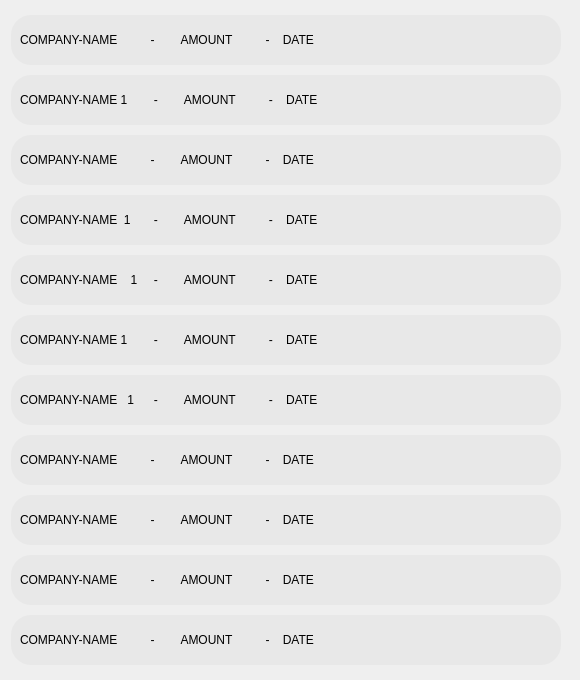
           <widget class="QWidget" name="scrollAreaWidgetContents_4">
            <property name="geometry">
             <rect>
              <x>0</x>
              <y>0</y>
              <width>580</width>
              <height>680</height>
             </rect>
            </property>
            <layout class="QVBoxLayout" name="verticalLayout">
             <item>
              <widget class="QFrame" name="frame_20">
               <property name="minimumSize">
                <size>
                 <width>550</width>
                 <height>50</height>
                </size>
               </property>
               <property name="maximumSize">
                <size>
                 <width>550</width>
                 <height>50</height>
                </size>
               </property>
               <property name="styleSheet">
                <string notr="true">background-color: rgb(232, 232, 232);
border-radius : 20px;
</string>
               </property>
               <property name="frameShape">
                <enum>QFrame::StyledPanel</enum>
               </property>
               <property name="frameShadow">
                <enum>QFrame::Raised</enum>
               </property>
               <layout class="QVBoxLayout" name="verticalLayout_2">
                <item>
                 <widget class="QLabel" name="label_21">
                  <property name="text">
                   <string>COMPANY-NAME          -        AMOUNT          -    DATE</string>
                  </property>
                 </widget>
                </item>
               </layout>
              </widget>
             </item>
             <item>
              <widget class="QFrame" name="frame_21">
               <property name="minimumSize">
                <size>
                 <width>550</width>
                 <height>50</height>
                </size>
               </property>
               <property name="maximumSize">
                <size>
                 <width>550</width>
                 <height>50</height>
                </size>
               </property>
               <property name="styleSheet">
                <string notr="true">background-color: rgb(232, 232, 232);
border-radius : 20px;
</string>
               </property>
               <property name="frameShape">
                <enum>QFrame::StyledPanel</enum>
               </property>
               <property name="frameShadow">
                <enum>QFrame::Raised</enum>
               </property>
               <layout class="QVBoxLayout" name="verticalLayout_3">
                <item>
                 <widget class="QLabel" name="label_22">
                  <property name="text">
                   <string>COMPANY-NAME 1        -        AMOUNT          -    DATE</string>
                  </property>
                 </widget>
                </item>
               </layout>
              </widget>
             </item>
             <item>
              <widget class="QFrame" name="frame_28">
               <property name="minimumSize">
                <size>
                 <width>550</width>
                 <height>50</height>
                </size>
               </property>
               <property name="maximumSize">
                <size>
                 <width>550</width>
                 <height>50</height>
                </size>
               </property>
               <property name="styleSheet">
                <string notr="true">background-color: rgb(232, 232, 232);
border-radius : 20px;
</string>
               </property>
               <property name="frameShape">
                <enum>QFrame::StyledPanel</enum>
               </property>
               <property name="frameShadow">
                <enum>QFrame::Raised</enum>
               </property>
               <layout class="QVBoxLayout" name="verticalLayout_11">
                <item>
                 <widget class="QLabel" name="label_30">
                  <property name="text">
                   <string>COMPANY-NAME          -        AMOUNT          -    DATE</string>
                  </property>
                 </widget>
                </item>
               </layout>
              </widget>
             </item>
             <item>
              <widget class="QFrame" name="frame_23">
               <property name="minimumSize">
                <size>
                 <width>550</width>
                 <height>50</height>
                </size>
               </property>
               <property name="maximumSize">
                <size>
                 <width>550</width>
                 <height>50</height>
                </size>
               </property>
               <property name="styleSheet">
                <string notr="true">background-color: rgb(232, 232, 232);
border-radius : 20px;
</string>
               </property>
               <property name="frameShape">
                <enum>QFrame::StyledPanel</enum>
               </property>
               <property name="frameShadow">
                <enum>QFrame::Raised</enum>
               </property>
               <layout class="QVBoxLayout" name="verticalLayout_5">
                <item>
                 <widget class="QLabel" name="label_24">
                  <property name="text">
                   <string>COMPANY-NAME  1       -        AMOUNT          -    DATE</string>
                  </property>
                 </widget>
                </item>
               </layout>
              </widget>
             </item>
             <item>
              <widget class="QFrame" name="frame_22">
               <property name="minimumSize">
                <size>
                 <width>550</width>
                 <height>50</height>
                </size>
               </property>
               <property name="maximumSize">
                <size>
                 <width>550</width>
                 <height>50</height>
                </size>
               </property>
               <property name="styleSheet">
                <string notr="true">background-color: rgb(232, 232, 232);
border-radius : 20px;
</string>
               </property>
               <property name="frameShape">
                <enum>QFrame::StyledPanel</enum>
               </property>
               <property name="frameShadow">
                <enum>QFrame::Raised</enum>
               </property>
               <layout class="QVBoxLayout" name="verticalLayout_4">
                <item>
                 <widget class="QLabel" name="label_23">
                  <property name="text">
                   <string>COMPANY-NAME    1     -        AMOUNT          -    DATE</string>
                  </property>
                 </widget>
                </item>
               </layout>
              </widget>
             </item>
             <item>
              <widget class="QFrame" name="frame_30">
               <property name="minimumSize">
                <size>
                 <width>550</width>
                 <height>50</height>
                </size>
               </property>
               <property name="maximumSize">
                <size>
                 <width>550</width>
                 <height>50</height>
                </size>
               </property>
               <property name="styleSheet">
                <string notr="true">background-color: rgb(232, 232, 232);
border-radius : 20px;
</string>
               </property>
               <property name="frameShape">
                <enum>QFrame::StyledPanel</enum>
               </property>
               <property name="frameShadow">
                <enum>QFrame::Raised</enum>
               </property>
               <layout class="QVBoxLayout" name="verticalLayout_14">
                <item>
                 <widget class="QLabel" name="label_33">
                  <property name="text">
                   <string>COMPANY-NAME 1        -        AMOUNT          -    DATE</string>
                  </property>
                 </widget>
                </item>
               </layout>
              </widget>
             </item>
             <item>
              <widget class="QFrame" name="frame_29">
               <property name="minimumSize">
                <size>
                 <width>550</width>
                 <height>50</height>
                </size>
               </property>
               <property name="maximumSize">
                <size>
                 <width>550</width>
                 <height>50</height>
                </size>
               </property>
               <property name="styleSheet">
                <string notr="true">background-color: rgb(232, 232, 232);
border-radius : 20px;
</string>
               </property>
               <property name="frameShape">
                <enum>QFrame::StyledPanel</enum>
               </property>
               <property name="frameShadow">
                <enum>QFrame::Raised</enum>
               </property>
               <layout class="QVBoxLayout" name="verticalLayout_13">
                <item>
                 <widget class="QLabel" name="label_32">
                  <property name="text">
                   <string>COMPANY-NAME   1      -        AMOUNT          -    DATE</string>
                  </property>
                 </widget>
                </item>
               </layout>
              </widget>
             </item>
             <item>
              <widget class="QFrame" name="frame_27">
               <property name="minimumSize">
                <size>
                 <width>550</width>
                 <height>50</height>
                </size>
               </property>
               <property name="maximumSize">
                <size>
                 <width>550</width>
                 <height>50</height>
                </size>
               </property>
               <property name="styleSheet">
                <string notr="true">background-color: rgb(232, 232, 232);
border-radius : 20px;
</string>
               </property>
               <property name="frameShape">
                <enum>QFrame::StyledPanel</enum>
               </property>
               <property name="frameShadow">
                <enum>QFrame::Raised</enum>
               </property>
               <layout class="QVBoxLayout" name="verticalLayout_12">
                <item>
                 <widget class="QLabel" name="label_31">
                  <property name="text">
                   <string>COMPANY-NAME          -        AMOUNT          -    DATE</string>
                  </property>
                 </widget>
                </item>
               </layout>
              </widget>
             </item>
             <item>
              <widget class="QFrame" name="frame_25">
               <property name="minimumSize">
                <size>
                 <width>550</width>
                 <height>50</height>
                </size>
               </property>
               <property name="maximumSize">
                <size>
                 <width>550</width>
                 <height>50</height>
                </size>
               </property>
               <property name="styleSheet">
                <string notr="true">background-color: rgb(232, 232, 232);
border-radius : 20px;
</string>
               </property>
               <property name="frameShape">
                <enum>QFrame::StyledPanel</enum>
               </property>
               <property name="frameShadow">
                <enum>QFrame::Raised</enum>
               </property>
               <layout class="QVBoxLayout" name="verticalLayout_8">
                <item>
                 <widget class="QLabel" name="label_27">
                  <property name="text">
                   <string>COMPANY-NAME          -        AMOUNT          -    DATE</string>
                  </property>
                 </widget>
                </item>
               </layout>
              </widget>
             </item>
             <item>
              <widget class="QFrame" name="frame_26">
               <property name="minimumSize">
                <size>
                 <width>550</width>
                 <height>50</height>
                </size>
               </property>
               <property name="maximumSize">
                <size>
                 <width>550</width>
                 <height>50</height>
                </size>
               </property>
               <property name="styleSheet">
                <string notr="true">background-color: rgb(232, 232, 232);
border-radius : 20px;
</string>
               </property>
               <property name="frameShape">
                <enum>QFrame::StyledPanel</enum>
               </property>
               <property name="frameShadow">
                <enum>QFrame::Raised</enum>
               </property>
               <layout class="QVBoxLayout" name="verticalLayout_9">
                <item>
                 <widget class="QLabel" name="label_28">
                  <property name="text">
                   <string>COMPANY-NAME          -        AMOUNT          -    DATE</string>
                  </property>
                 </widget>
                </item>
               </layout>
              </widget>
             </item>
             <item>
              <widget class="QFrame" name="frame_24">
               <property name="minimumSize">
                <size>
                 <width>550</width>
                 <height>50</height>
                </size>
               </property>
               <property name="maximumSize">
                <size>
                 <width>550</width>
                 <height>50</height>
                </size>
               </property>
               <property name="styleSheet">
                <string notr="true">background-color: rgb(232, 232, 232);
border-radius : 20px;
</string>
               </property>
               <property name="frameShape">
                <enum>QFrame::StyledPanel</enum>
               </property>
               <property name="frameShadow">
                <enum>QFrame::Raised</enum>
               </property>
               <layout class="QVBoxLayout" name="verticalLayout_6">
                <item>
                 <widget class="QLabel" name="label_25">
                  <property name="text">
                   <string>COMPANY-NAME          -        AMOUNT          -    DATE</string>
                  </property>
                 </widget>
                </item>
               </layout>
              </widget>
             </item>
            </layout>
           </widget>
